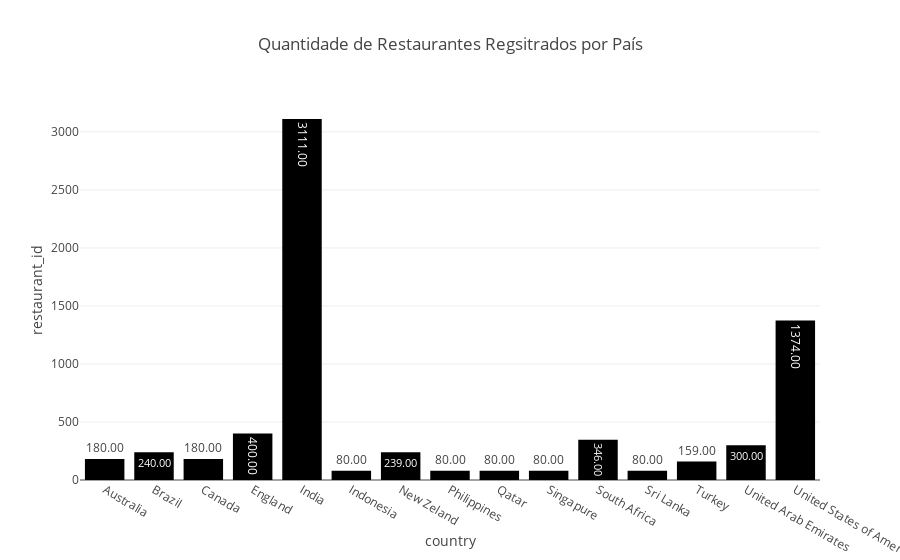

Write notebook code for a chart like this one.
### Markdown cell above
## Quantidade de restaurante registrados por País

### Code cell
df_aux = df.loc[:, ['restaurant_id', 'country']].groupby('country').count().reset_index()

px.bar(df_aux, x='country', y='restaurant_id', text_auto='.2f', title='Quantidade de Restaurantes Regsitrados por País')

### Figure 1 — Plotly figure (JSON) as saved in the notebook; plotly's stock layout.template omitted (floating-point values rounded to 4 significant figures)
{"data": [{"alignmentgroup": "True", "hovertemplate": "country=%{x}<br>restaurant_id=%{y}<extra></extra>", "legendgroup": "", "marker": {"color": "#000001", "pattern": {"shape": ""}}, "name": "", "offsetgroup": "", "orientation": "v", "showlegend": false, "textposition": "auto", "texttemplate": "%{y:.2f}", "type": "bar", "x": ["Australia", "Brazil", "Canada", "England", "India", "Indonesia", "New Zeland", "Philippines", "Qatar", "Singapure", "South Africa", "Sri Lanka", "Turkey", "United Arab Emirates", "United States of America"], "xaxis": "x", "y": [180, 240, 180, 400, 3111, 80, 239, 80, 80, 80, 346, 80, 159, 300, 1374], "yaxis": "y"}], "layout": {"autosize": true, "barmode": "relative", "legend": {"tracegroupgap": 0}, "title": {"text": "Quantidade de Restaurantes Regsitrados por País"}, "xaxis": {"anchor": "y", "autorange": true, "domain": [0, 1], "range": [-0.5, 14.5], "title": {"text": "country"}, "type": "category"}, "yaxis": {"anchor": "x", "autorange": true, "domain": [0, 1], "range": [0, 3275.0], "title": {"text": "restaurant_id"}, "type": "linear"}}}
